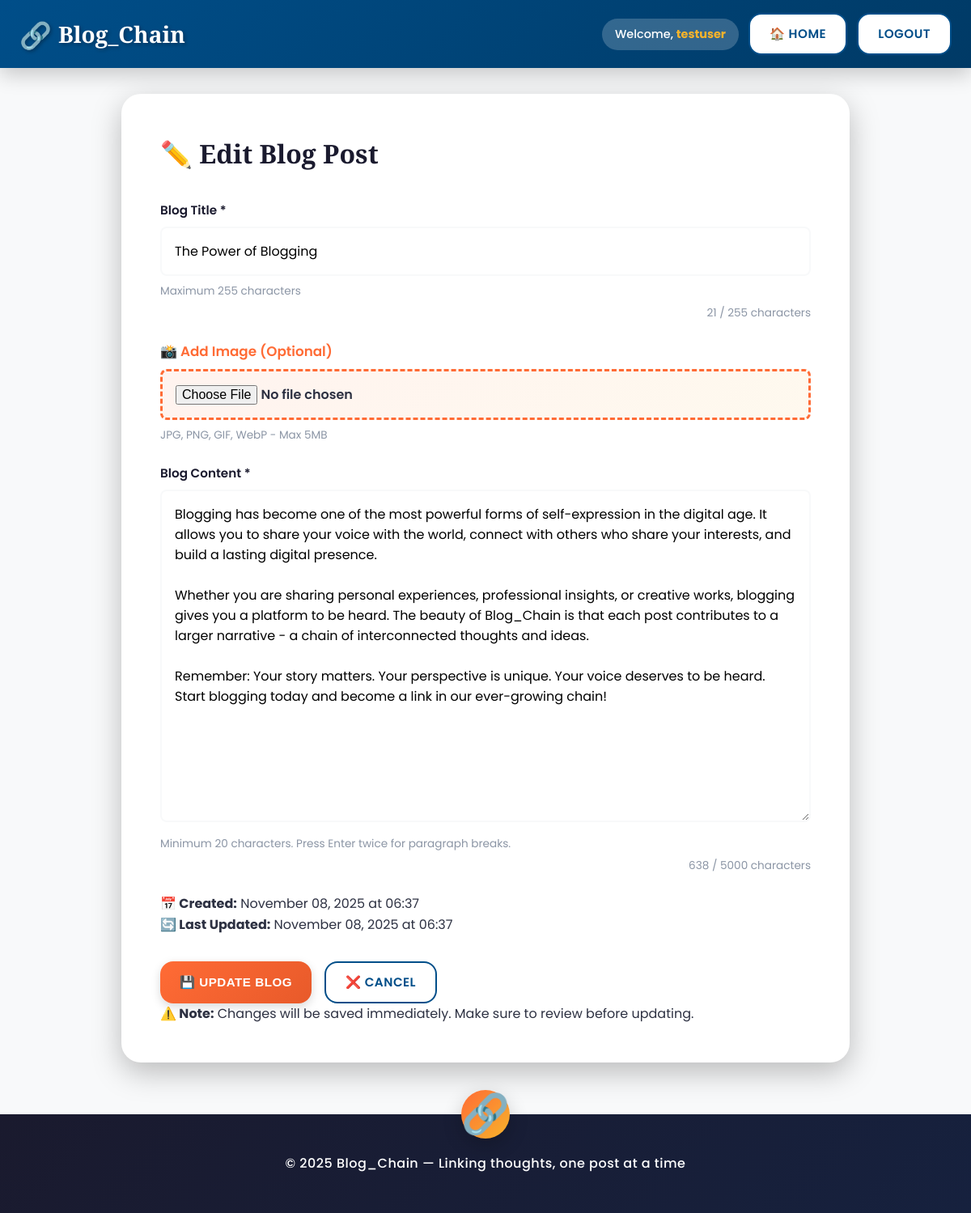
The page /edit.php?id=2 (signed in) on the database its author committed.
### tables this page shows
CREATE TABLE IF NOT EXISTS blogPost (
    id INT AUTO_INCREMENT PRIMARY KEY,
    user_id INT NOT NULL,
    title VARCHAR(255) NOT NULL,
    content TEXT NOT NULL,
    image VARCHAR(255) DEFAULT NULL,
    created_at TIMESTAMP DEFAULT CURRENT_TIMESTAMP,
    updated_at TIMESTAMP DEFAULT CURRENT_TIMESTAMP ON UPDATE CURRENT_TIMESTAMP,
    FOREIGN KEY (user_id) REFERENCES user(id) ON DELETE CASCADE
);

### edit.php (the view, shortened to what this page needs)
<?php
require_once 'config.php';
$blog_id = isset($_GET['id']) ? intval($_GET['id']) : 0;
$stmt = $conn->prepare("SELECT * FROM blogPost WHERE id = ? AND user_id = ?");
$stmt->bind_param("ii", $blog_id, $_SESSION['user_id']);
$stmt->execute();
$result = $stmt->get_result();
$blog = $result->fetch_assoc();
$content_display = str_replace(['\r\n', '\\r\\n', '\\n'], "\n", $blog['content']);
?>
<!DOCTYPE html>
<html lang="en">
<head>
    <link rel="stylesheet" href="css/style.css">
</head>
<body>
    <nav class="navbar">
        <div class="container">
            <div class="nav-brand">
                <a href="index.php"><?php echo SITE_NAME; ?></a>
            </div>
            <div class="nav-menu">
                <span>Welcome, <strong><?php echo htmlspecialchars($_SESSION['username']); ?></strong></span>
                <a href="index.php" class="btn btn-secondary">🏠 Home</a>
                <a href="logout.php" class="btn btn-secondary">Logout</a>
            </div>
        </div>
    </nav>
    <div class="container">
        <div class="editor-box">
            <h1>✏️ Edit Blog Post</h1>
            <form method="POST" action="" enctype="multipart/form-data">
                <div class="form-group">
                    <label for="title">Blog Title *</label>
                    <input type="text"
                           id="title"
                           name="title"
                           value="<?php echo htmlspecialchars($blog['title']); ?>"
                           required
                           maxlength="255"
                           placeholder="Enter blog title">
                    <small>Maximum 255 characters</small>
                </div>
                <div class="form-group">
                    <label for="blog_image" style="font-size: 1.05rem; color: var(--primary);">
                        📸 <?php echo !empty($blog['image']) ? 'Replace Image' : 'Add Image'; ?> (Optional)
                    </label>
                    <input type="file"
                           id="blog_image"
                           name="blog_image"
                           accept="image/jpeg,image/jpg,image/png,image/gif,image/webp"
                           class="file-input">
                    <small>JPG, PNG, GIF, WebP - Max 5MB</small>
                </div>
                <div class="form-group">
                    <label for="content">Blog Content *</label>
                    <textarea id="content"
                              name="content"
                              rows="15"
                              required
                              placeholder="Write your blog content here..."><?php echo htmlspecialchars($content_display); ?></textarea>
                    <small>Minimum 20 characters. Press Enter twice for paragraph breaks.</small>
                </div>
                <div class="blog-info-box">
                    <p><strong>📅 Created:</strong> <?php echo date('F d, Y \a\t H:i', strtotime($blog['created_at'])); ?></p>
                    <p><strong>🔄 Last Updated:</strong> <?php echo date('F d, Y \a\t H:i', strtotime($blog['updated_at'])); ?></p>
                </div>
                <div class="form-actions">
                    <button type="submit" class="btn btn-primary">
                        💾 Update Blog
                    </button>
                    <a href="view.php?id=<?php echo $blog_id; ?>" class="btn btn-secondary">
                        ❌ Cancel
                    </a>
                </div>
            </form>
            <div class="warning-message">
                <p><strong>⚠️ Note:</strong> Changes will be saved immediately. Make sure to review before updating.</p>
            </div>
        </div>
    </div>
    <footer>
        <p>&copy; 2025 <?php echo SITE_NAME; ?> &mdash; <?php echo SITE_TAGLINE; ?></p>
    </footer>
</body>
</html>

### css/style.css (style rules this page uses)
:root { --primary: #FF6B35; --primary-dark: #E85A2A; --secondary: #004E89; --secondary-dark: #003A66; --accent: #F7B32B; --success: #28A745; --danger: #DC3545; --dark: #1A1A2E; --text: #2D3142; --text-light: #4F5D75; --text-muted: #8B95A5; --light: #F8F9FA; --white: #FFFFFF; --shadow-sm: 0 2px 4px rgba(0,0,0,0.1); --shadow-md: 0 4px 12px rgba(0,0,0,0.15); --shadow-lg: 0 8px 24px rgba(0,0,0,0.2); --shadow-xl: 0 12px 36px rgba(0,0,0,0.25); --radius-sm: 0.5rem; --radius-md: 1rem; --radius-lg: 1.5rem; }
* { margin: 0; padding: 0; box-sizing: border-box; }
html { scroll-behavior: smooth; }
body { font-family: 'Poppins', sans-serif; line-height: 1.6; color: var(--text); background: var(--light); }
.container { max-width: 1200px; margin: 0 auto; padding: 0 1.5rem; }
.navbar { background: linear-gradient(135deg, var(--secondary) 0%, var(--secondary-dark) 100%); color: var(--white); padding: 1rem 0; box-shadow: var(--shadow-lg); position: sticky; top: 0; z-index: 1000; }
.navbar .container { display: flex; justify-content: space-between; align-items: center; gap: 1rem; }
.nav-brand a { font-family: 'Playfair Display', serif; font-size: 1.75rem; font-weight: 900; color: var(--white); display: flex; align-items: center; gap: 0.5rem; text-decoration: none; text-shadow: 2px 2px 4px rgba(0,0,0,0.3); }
.nav-brand a::before { content: '🔗'; font-size: 2rem; animation: swing 2s ease-in-out infinite; }
.nav-menu { display: flex; gap: 0.75rem; align-items: center; flex-wrap: wrap; }
.nav-menu span { background: rgba(255,255,255,0.2); padding: 0.5rem 1rem; border-radius: 2rem; font-weight: 500; font-size: 0.9rem; }
.nav-menu span strong { color: var(--accent); }
.btn { display: inline-flex; align-items: center; justify-content: center; gap: 0.5rem; padding: 0.75rem 1.5rem; border: none; border-radius: var(--radius-md); font-weight: 600; font-size: 0.95rem; cursor: pointer; transition: all 0.3s ease; text-decoration: none; text-transform: uppercase; letter-spacing: 0.5px; }
.btn-primary { background: linear-gradient(135deg, var(--primary) 0%, var(--primary-dark) 100%); color: var(--white); box-shadow: var(--shadow-md); }
.btn-secondary { background: var(--white); color: var(--secondary); border: 2px solid var(--secondary); }
.form-group { margin-bottom: 1.5rem; }
.form-group label { display: block; margin-bottom: 0.5rem; font-weight: 600; color: var(--dark); font-size: 0.95rem; }
.form-group input, .form-group textarea { width: 100%; padding: 1rem; border: 2px solid var(--light); border-radius: var(--radius-sm); font-family: inherit; font-size: 1rem; transition: all 0.3s; background: var(--white); }
.form-group textarea { resize: vertical; min-height: 200px; }
.form-group input[type="file"], .file-input { padding: 1rem; border: 3px dashed var(--primary); background: linear-gradient(135deg, rgba(255, 107, 53, 0.08) 0%, rgba(247, 179, 43, 0.08) 100%); cursor: pointer; font-weight: 600; font-size: 1rem; border-radius: var(--radius-sm); transition: all 0.3s ease; }
.form-group small { display: block; margin-top: 0.5rem; color: var(--text-muted); font-size: 0.85rem; }
.editor-box { max-width: 900px; margin: 2rem auto; background: var(--white); padding: 3rem; border-radius: var(--radius-lg); box-shadow: var(--shadow-xl); }
.editor-box h1 { margin-bottom: 2rem; color: var(--dark); font-size: 2rem; font-family: 'Playfair Display', serif; }
.form-actions { display: flex; gap: 1rem; margin-top: 2rem; }
footer { background: linear-gradient(135deg, var(--dark) 0%, #16213E 100%); color: var(--white); text-align: center; padding: 3rem 1rem; margin-top: 4rem; position: relative; }
footer::before { content: '🔗'; position: absolute; top: -30px; left: 50%; transform: translateX(-50%); font-size: 3rem; background: linear-gradient(135deg, var(--primary), var(--accent)); width: 60px; height: 60px; display: flex; align-items: center; justify-content: center; border-radius: 50%; box-shadow: var(--shadow-lg); }
footer p { font-size: 1rem; font-weight: 500; letter-spacing: 0.5px; }

### rows shown on the page
blogpost: title "The Power of Blogging", content "Blogging has become one of the most powerful forms of self-expression in the digital age. It allows you to share your voice with the world, connect with others who share your interests, and build a lasting digital presence. Whether you are sharing personal experiences, professional insights, or creative works, blogging gives you a platform to be heard. The beauty of Blog_Chain is that each post contributes to a larger narrative - a chain of interconnected thoughts and ideas. Remember: Your story matters. Your perspective is unique. Your voice deserves to be heard. Start blogging today and become a link in our ever-growing chain!", created_at "November 08, 2025 at 06:37", updated_at "November 08, 2025 at 06:37"

### other values the page prints
SITE_NAME "Blog_Chain"
$_SESSION['username'] "testuser"
SITE_TAGLINE "Linking thoughts, one post at a time"
